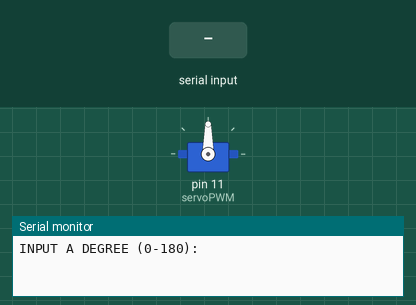
This sketch was run on a simulated Arduino Uno, built with avr-gcc and run on an emulated ATmega328P. On the bench: servo, the last lines printed to the serial monitor. The inputs (shaded band) are chosen by the test bench.

Above: at 1.2 s.
1.3 s: "30,150\n" received over Serial
At 1.7 s:
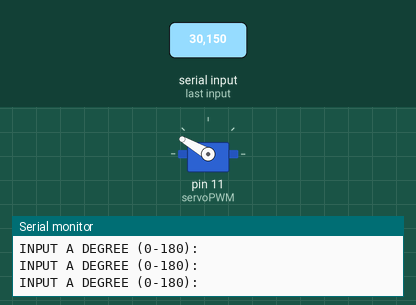
At 3.5 s:
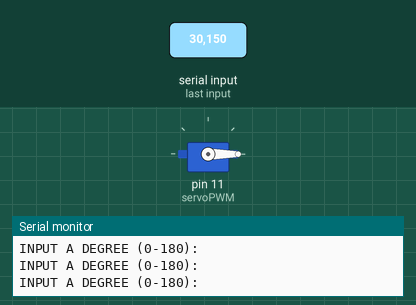
3.8 s: "90,45\n" received over Serial
At 4.6 s:
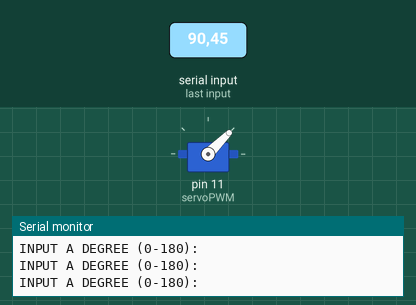
Timing chart, 0 to 6.8 s (numbered marks = the images above; inputs shaded):
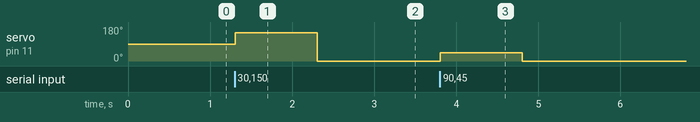

The sketch:

ServoMovement.ino
```cpp
// answers may vary from example
#include <Servo.h> // include servo library

const int servoPWM = 11;
Servo myservo;

void setup(){
    Serial.begin(9600);
    myservo.attach(servoPWM);   // attach pin to servo
    Serial.println("INPUT A DEGREE (0-180): ");
}

void loop(){
    // receive analog input and complete command
    if(Serial.available() > 0){
        int movementDeg = Serial.parseInt(); // (0-180)
        if((movementDeg >= 0) && (movementDeg <= 180)){
            moveToDeg(myservo, movementDeg);
        }
        Serial.println("INPUT A DEGREE (0-180): ");
    }
}

void moveToDeg(Servo &s, int degree){
    if(s.attached()) s.write(degree);
}
```

Measured:
- after the input at 1.3 s, servo on pin 11 (servoPWM): 90° → 150° at once, → 0° 1.0 s later
- after the input at 3.8 s, servo on pin 11 (servoPWM): 0° → 45° at once, → 0° 1.0 s later
